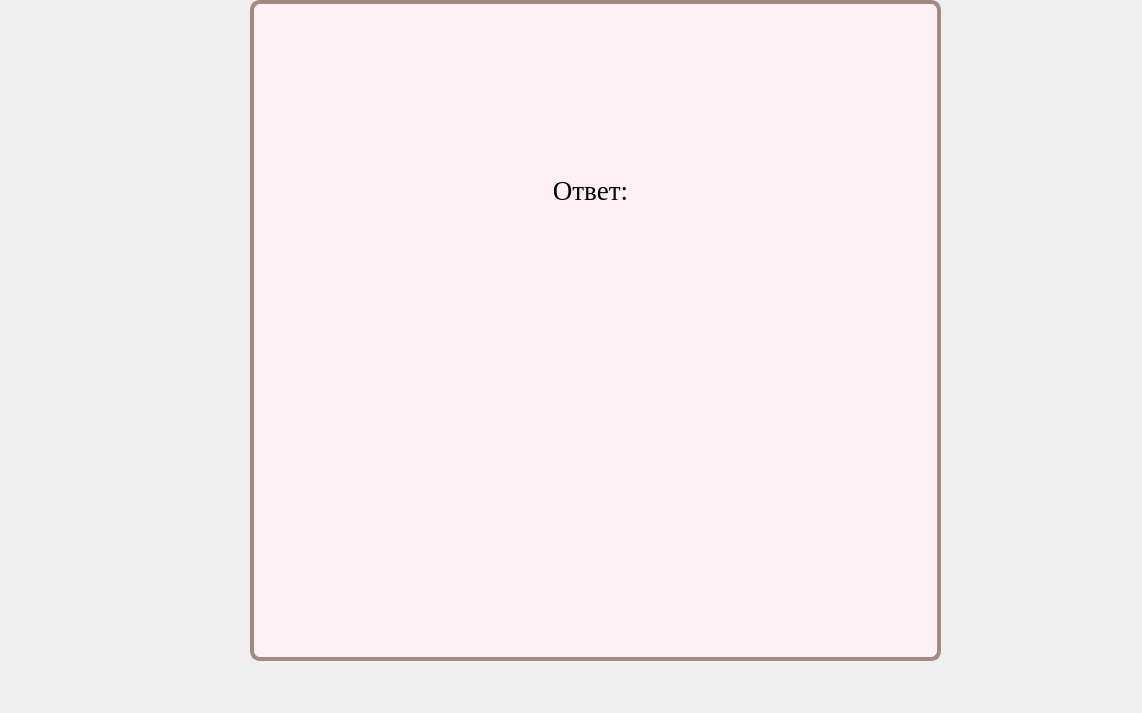
<?xml version="1.0" encoding="UTF-8"?>
<ui version="4.0">
 <class>Results</class>
 <widget class="QWidget" name="Results">
  <property name="geometry">
   <rect>
    <x>0</x>
    <y>0</y>
    <width>1142</width>
    <height>713</height>
   </rect>
  </property>
  <property name="windowTitle">
   <string>Form</string>
  </property>
  <property name="styleSheet">
   <string notr="true">QLabel{
font: 75 18pt &quot;Times New Roman&quot;;
}
QGroupBox{
border-radius:10px;
border: 4px solid rgb(163, 137, 131);
background-color: rgb(255, 240, 245);
}
QLabel#label{
font: 75 20pt &quot;Times New Roman&quot;;
}
QPushButton{
border-radius:8px;
border: 2px solid rgb(163, 137, 131);
background-color: rgb(196, 170, 164);
	font: 75 18pt &quot;Times New Roman&quot;;
}
QPushButton::hover{
border: 2px solid rgb(163, 137, 131);
background-color: rgb(214, 186, 180);
}</string>
  </property>
  <widget class="QGroupBox" name="groupBox">
   <property name="geometry">
    <rect>
     <x>250</x>
     <y>0</y>
     <width>691</width>
     <height>661</height>
    </rect>
   </property>
   <property name="title">
    <string/>
   </property>
   <widget class="QLabel" name="label">
    <property name="geometry">
     <rect>
      <x>0</x>
      <y>180</y>
      <width>681</width>
      <height>21</height>
     </rect>
    </property>
    <property name="font">
     <font>
      <family>Times New Roman</family>
      <pointsize>20</pointsize>
      <weight>9</weight>
      <italic>false</italic>
      <bold>false</bold>
     </font>
    </property>
    <property name="text">
     <string>Ответ:</string>
    </property>
    <property name="scaledContents">
     <bool>false</bool>
    </property>
    <property name="alignment">
     <set>Qt::AlignCenter</set>
    </property>
   </widget>
  </widget>
 </widget>
 <resources/>
 <connections/>
</ui>
